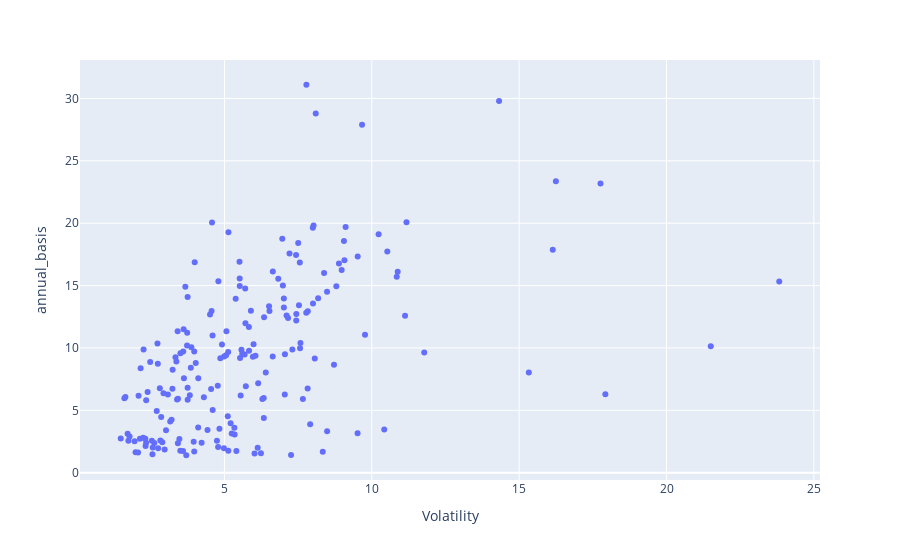

Notebook source saved alongside this figure:
### Code cell
fig = px.scatter(basis_201225, x="Volatility", y="annual_basis")
fig.show()

### Figure 1 — Plotly figure (JSON) as saved in the notebook; plotly's stock layout.template omitted (floating-point values rounded to 4 significant figures; data arrays with more than 128 entries replaced by an {"elided": "..."} marker saying what was removed)
{"data": [{"hovertemplate": "Volatility=%{x}<br>annual_basis=%{y}<extra></extra>", "legendgroup": "", "marker": {"color": "#636efa", "symbol": "circle"}, "mode": "markers", "name": "", "orientation": "v", "showlegend": false, "type": "scatter", "x": {"elided": "193 float values"}, "xaxis": "x", "y": {"elided": "193 float values"}, "yaxis": "y"}], "layout": {"legend": {"tracegroupgap": 0}, "margin": {"t": 60}, "xaxis": {"anchor": "y", "domain": [0, 1], "title": {"text": "Volatility"}}, "yaxis": {"anchor": "x", "domain": [0, 1], "title": {"text": "annual_basis"}}}}
